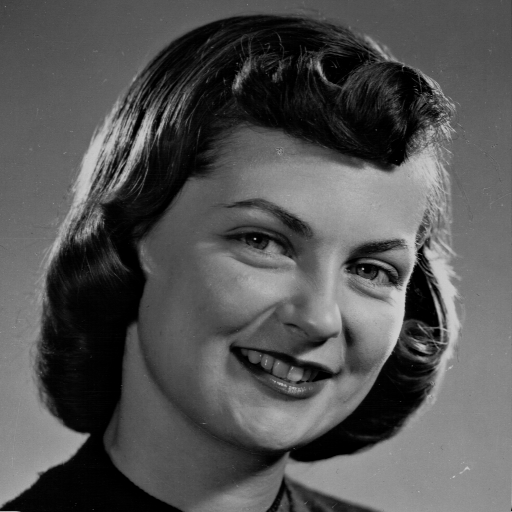
#> input picture Primer Parcial/Tareas/Tarea 1/Girl Face.png, 512 x 512 px, found by its file name
$ jupyter execute TransfAfines.ipynb
#> lines starting #> are read from the running program, lines starting #| are printed output that depends on the picture
[cell 1]
import cv2
import matplotlib.pyplot as plt
import numpy as np
import matplotlib.image as mpimg
import skimage.io
import skimage.viewer

from PIL import Image
from scipy import ndimage as ndi

[cell 2]
imageGirl = cv2.imread('Girl Face.png', 0)
#> imageGirl is the input picture: shape (512, 512); min 0, max 207, mean 83.6
imageBride = cv2.imread('boda.jpeg', 0)
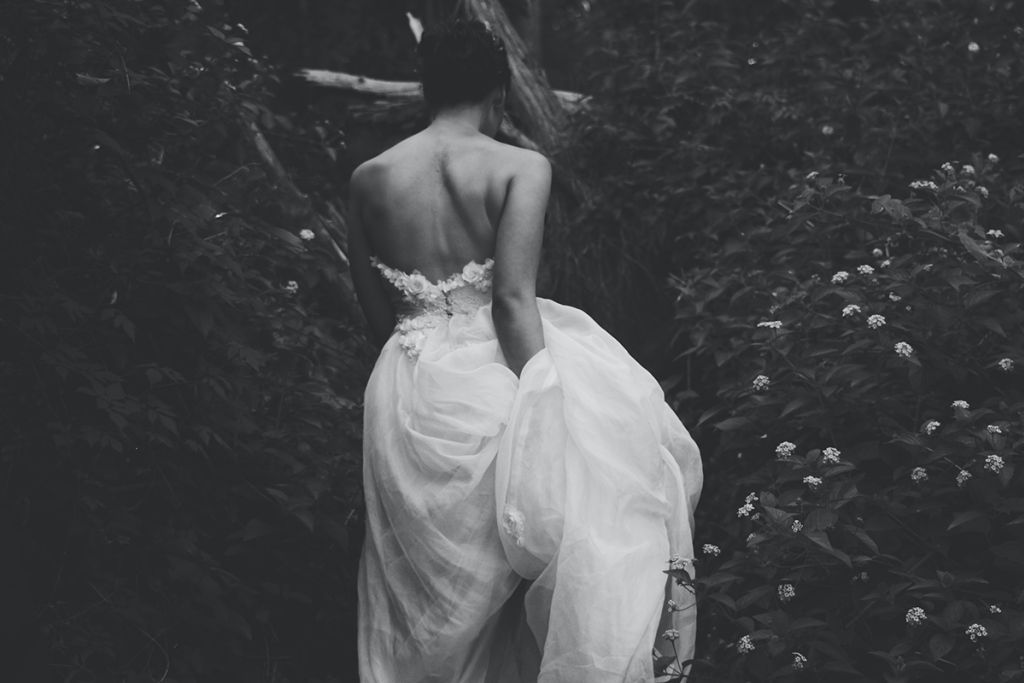
#> input picture Primer Parcial/Tareas/Tarea 1/boda.jpeg, 1024 x 683 px, found by its file name
#> imageBride: shape (683, 1024); min 17, max 239, mean 70

plt.figure(figsize=(10,5))
plt.subplot(1,2,1)
plt.imshow(imageGirl, cmap='gray')
plt.subplot(1,2,2)
plt.imshow(imageBride, cmap='gray')
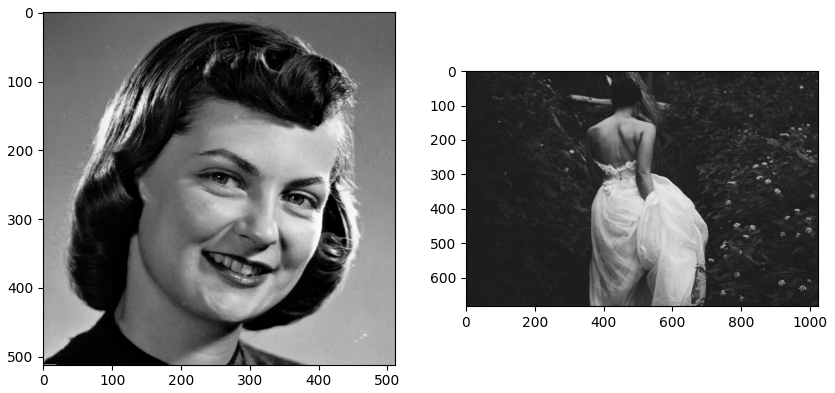
#> figure drawn by matplotlib, 2 panels

[cell 3]
mat_identity = np.array([[1,0,0],[0,1,0],[0,0,1]])
image1 = ndi.affine_transform(imageGirl, mat_identity)
plt.figure()
plt.imshow(image1,cmap="gray")
plt.show()

[cell 4]
s_x, s_y = 1.5, .5
mat_scale = np.array([[s_x,0,0],[0,s_y,0],[0,0,1]])
image2 = ndi.affine_transform(imageGirl, mat_scale)
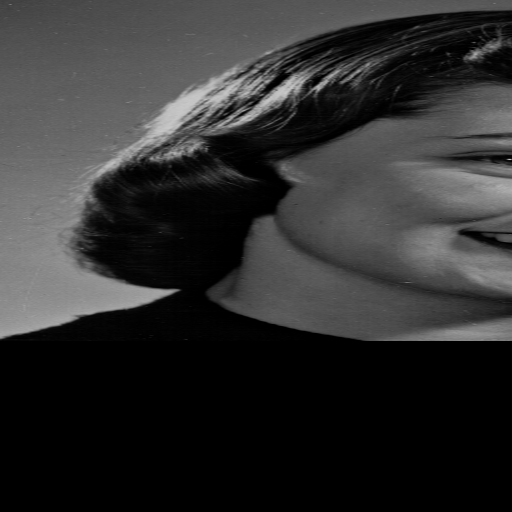
#> image2: shape (512, 512); min 0, max 200, mean 47.2
plt.figure()
plt.imshow(image2,cmap="gray")
plt.show()
